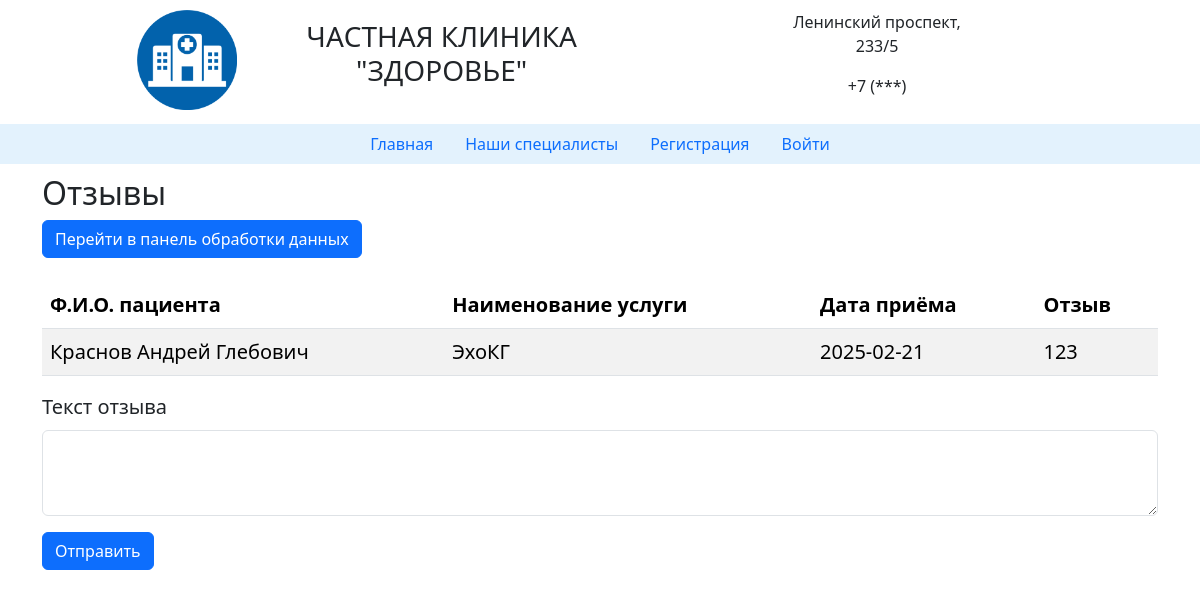
/clinic/new_review.php?id_zapis=1, run on the app's committed database.
### tables this page shows
CREATE TABLE `zapis` (
  `id_zapis` int(11) NOT NULL,
  `id_vrach` int(11) NOT NULL,
  `id_user` int(11) NOT NULL,
  `date_zapis` date NOT NULL,
  `time_zapis` time NOT NULL,
  `status` varchar(20) NOT NULL DEFAULT 'новый',
  `otziv` varchar(100) DEFAULT NULL,
  `otvet` varchar(100) DEFAULT NULL
);

CREATE TABLE `users` (
  `id_user` int(11) NOT NULL,
  `fio` varchar(50) NOT NULL,
  `email` varchar(30) NOT NULL,
  `login` varchar(30) NOT NULL,
  `password` varchar(30) NOT NULL,
  `id_role` int(11) NOT NULL DEFAULT '4'
);

CREATE TABLE `usluga` (
  `id_usluga` int(11) NOT NULL,
  `name_usl` varchar(50) NOT NULL,
  `price` decimal(10,0) NOT NULL,
  `img` varchar(20) NOT NULL
);

### clinic/new_review.php (the view, shortened to what this page needs)
<?php
include 'temp/head.php';
include 'temp/database.php';
include 'temp/nav.php';
?>
<?php
$id = $_GET['id_zapis'];
$sql = "SELECT * FROM zapis, vrach, users, usluga WHERE
zapis.id_vrach = vrach.id_vrach
AND zapis.id_user = users.id_user
AND vrach.id_usluga = usluga.id_usluga
AND otziv IS NOT NULL
AND id_zapis = $id
ORDER BY id_zapis DESC";
$result = $mysqli->query($sql);
$zapis = $result->fetch_assoc()
 ?>
<main>
<div class="container">
    <div class="row">
 <h2 class="name">Отзывы</h2>
 <section id="vrach">
    <div class="row">
        <div class="col-lg-12">
            <a class="btn btn-primary mb-4" href="/datamanager.php">Перейти в панель обработки данных</a>
            <table class="table table-striped">
					<thead>
                    <tr>
                    <th scope="col">Ф.И.О. пациента</th>
                    <th scope="col">Наименование услуги</th>
                    <th scope="col">Дата  приёма</th>
                    <th scope="col">Отзыв</th>
                    </tr>
                </thead>
                <tbody>
                <tr>
                <td><?= $zapis['fio']?></td>
                <td><?= $zapis['name_usl']?></td>
                <td><?= $zapis['date_zapis']?></td>
                <td><?= $zapis['otziv']?></td>
                </tr>
                </tbody>
                </table>
                <form action="/scripts/create_review.php" method="post">
                    <div class="mb-3">
                        <label for="xxxx" class="form-label">Текст отзыва</label>
                        <textarea name="otziv" class="form-control" id="xxxx" rows="3"></textarea>
                    </div>
                    <div class="col-auto">
                        <button type="submit" class="btn btn-primary mb-3">Отправить</button>
                    </div>
                </form>
        </div>
    </div>
</section>
</div>
</div>
</main>

### clinic/css/style.css (style rules this page uses)
* { margin: 0; box-sizing: border-box; }
header, nav, main, section, footer { display: block }
main { padding-left:5px; padding-right:5px; padding-bottom:10px; font-size:20px; }

### data on the page
zapis: id_user.fio "Краснов Андрей Глебович", usluga.name_usl "ЭхоКГ", date_zapis "2025-02-21", otziv "123"
